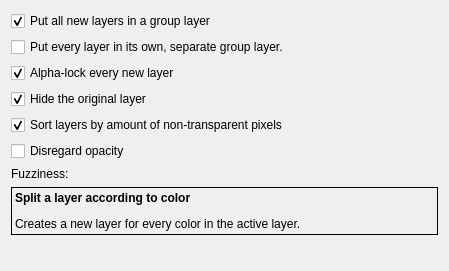
<?xml version="1.0" encoding="UTF-8"?>
<ui version="4.0">
 <class>WdgLayerSplit</class>
 <widget class="QWidget" name="WdgLayerSplit">
  <property name="geometry">
   <rect>
    <x>0</x>
    <y>0</y>
    <width>449</width>
    <height>271</height>
   </rect>
  </property>
  <property name="windowTitle">
   <string>Image Size</string>
  </property>
  <layout class="QVBoxLayout" name="verticalLayout">
   <item>
    <layout class="QFormLayout" name="formLayout">
     <property name="fieldGrowthPolicy">
      <enum>QFormLayout::AllNonFixedFieldsGrow</enum>
     </property>
     <item row="0" column="0">
      <widget class="QCheckBox" name="chkCreateGroupLayer">
       <property name="text">
        <string>Put all new layers in a group layer</string>
       </property>
       <property name="checked">
        <bool>true</bool>
       </property>
      </widget>
     </item>
     <item row="1" column="0" colspan="2">
      <widget class="QCheckBox" name="chkSeparateGroupLayers">
       <property name="text">
        <string>Put every layer in its own, separate group layer.</string>
       </property>
      </widget>
     </item>
     <item row="2" column="0">
      <widget class="QCheckBox" name="chkAlphaLock">
       <property name="text">
        <string>Alpha-lock every new layer</string>
       </property>
       <property name="checked">
        <bool>true</bool>
       </property>
      </widget>
     </item>
     <item row="3" column="0">
      <widget class="QCheckBox" name="chkHideOriginal">
       <property name="text">
        <string>Hide the original layer</string>
       </property>
       <property name="checked">
        <bool>true</bool>
       </property>
      </widget>
     </item>
     <item row="4" column="0" colspan="2">
      <widget class="QCheckBox" name="chkSortLayers">
       <property name="text">
        <string>Sort layers by amount of non-transparent pixels</string>
       </property>
       <property name="checked">
        <bool>true</bool>
       </property>
      </widget>
     </item>
     <item row="6" column="0">
      <widget class="QLabel" name="label_3">
       <property name="text">
        <string>Fuzziness:</string>
       </property>
       <property name="buddy">
        <cstring>intFuzziness</cstring>
       </property>
      </widget>
     </item>
     <item row="6" column="1">
      <widget class="KisSliderSpinBox" name="intFuzziness" native="true"/>
     </item>
     <item row="5" column="0">
      <widget class="QCheckBox" name="chkDisregardOpacity">
       <property name="text">
        <string>Disregard opacity</string>
       </property>
      </widget>
     </item>
    </layout>
   </item>
   <item>
    <widget class="QLabel" name="label">
     <property name="frameShape">
      <enum>QFrame::Box</enum>
     </property>
     <property name="text">
      <string>&lt;html&gt;&lt;head/&gt;&lt;body&gt;&lt;p&gt;&lt;span style=&quot; font-weight:600;&quot;&gt;Split a layer according to color&lt;/span&gt;&lt;/p&gt;&lt;p&gt;Creates a new layer for every color in the active layer.&lt;/p&gt;&lt;/body&gt;&lt;/html&gt;</string>
     </property>
     <property name="textFormat">
      <enum>Qt::RichText</enum>
     </property>
     <property name="alignment">
      <set>Qt::AlignLeading|Qt::AlignLeft|Qt::AlignTop</set>
     </property>
     <property name="wordWrap">
      <bool>true</bool>
     </property>
    </widget>
   </item>
   <item>
    <spacer name="verticalSpacer">
     <property name="orientation">
      <enum>Qt::Vertical</enum>
     </property>
     <property name="sizeHint" stdset="0">
      <size>
       <width>20</width>
       <height>40</height>
      </size>
     </property>
    </spacer>
   </item>
  </layout>
 </widget>
 <customwidgets>
  <customwidget>
   <class>KisSliderSpinBox</class>
   <extends>QWidget</extends>
   <header location="global">kis_slider_spin_box.h</header>
   <container>1</container>
  </customwidget>
 </customwidgets>
 <tabstops>
  <tabstop>chkCreateGroupLayer</tabstop>
  <tabstop>chkSeparateGroupLayers</tabstop>
  <tabstop>chkAlphaLock</tabstop>
  <tabstop>chkHideOriginal</tabstop>
  <tabstop>chkSortLayers</tabstop>
 </tabstops>
 <resources/>
 <connections/>
</ui>
